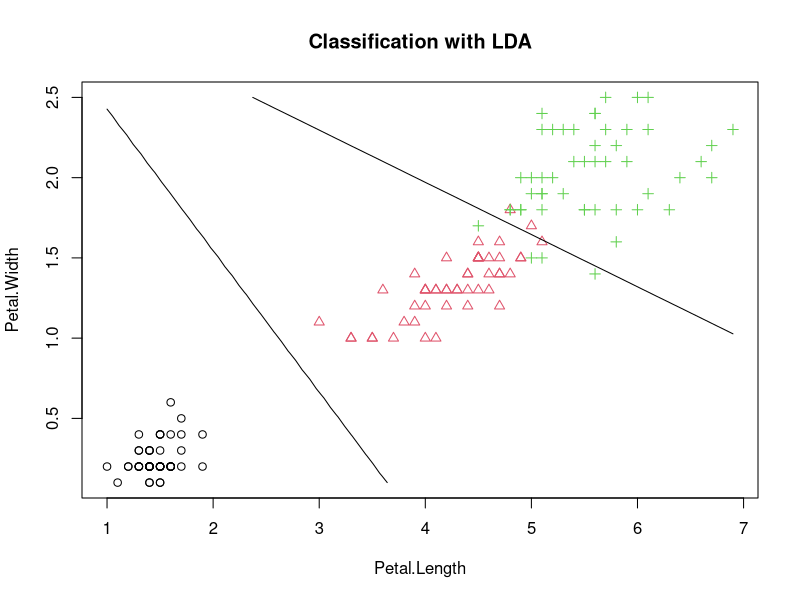
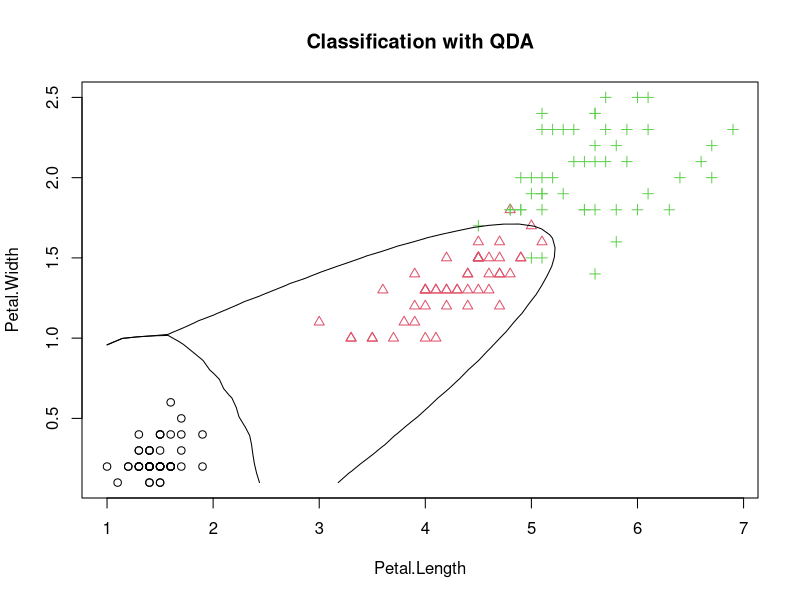
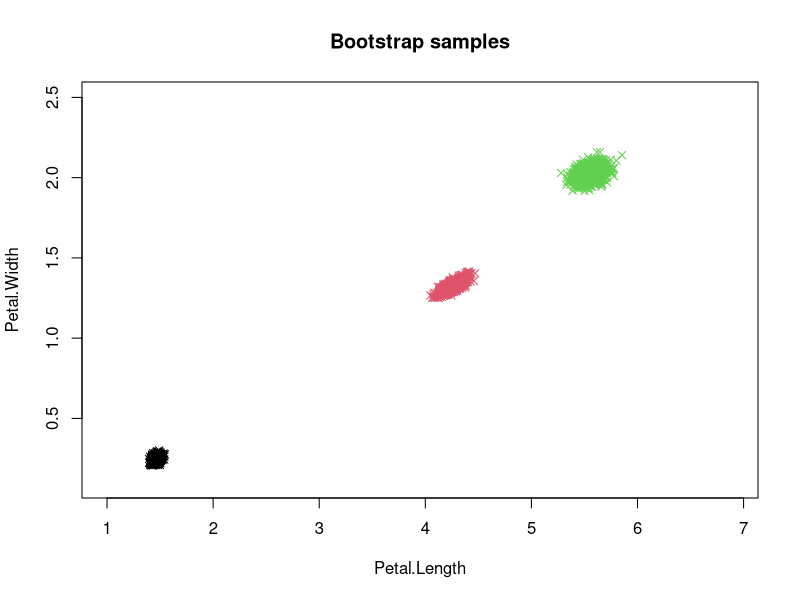
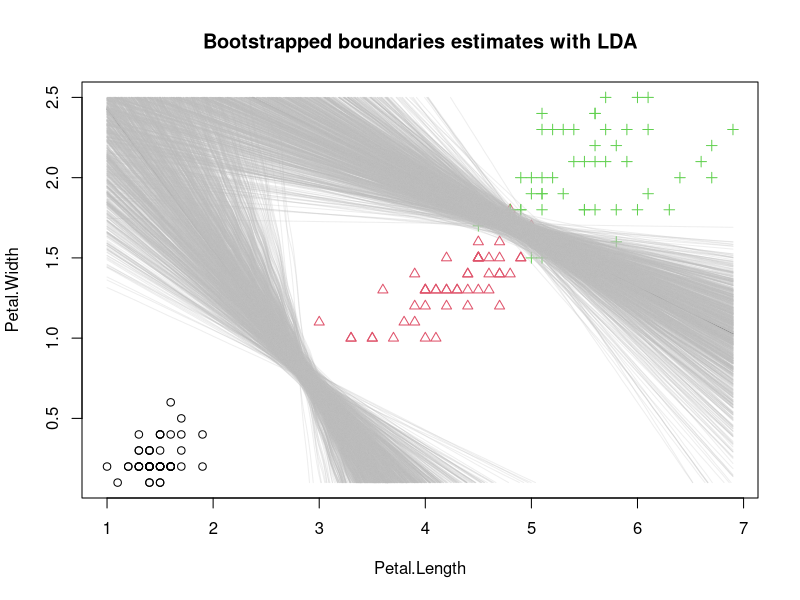
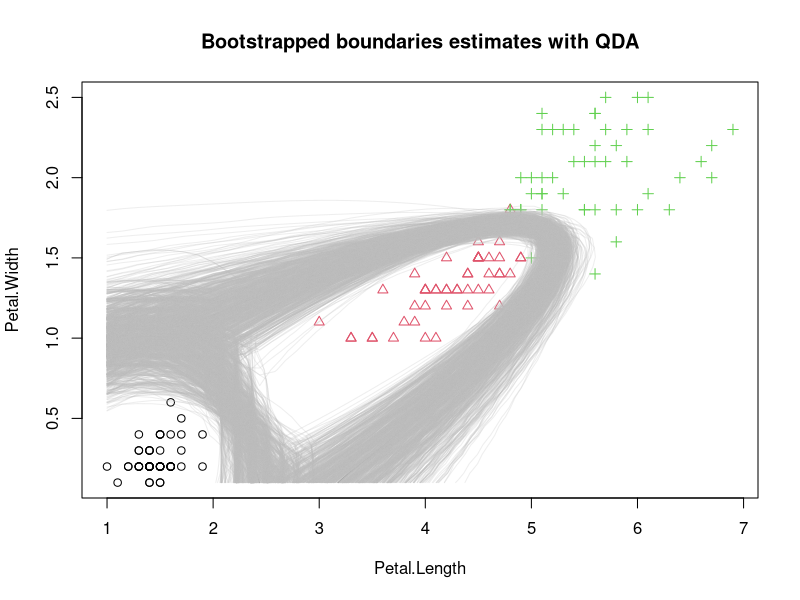
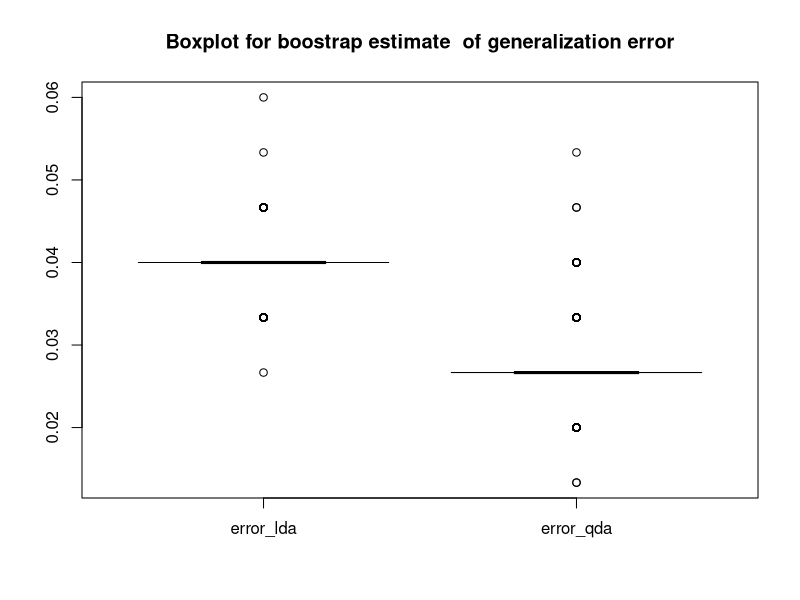
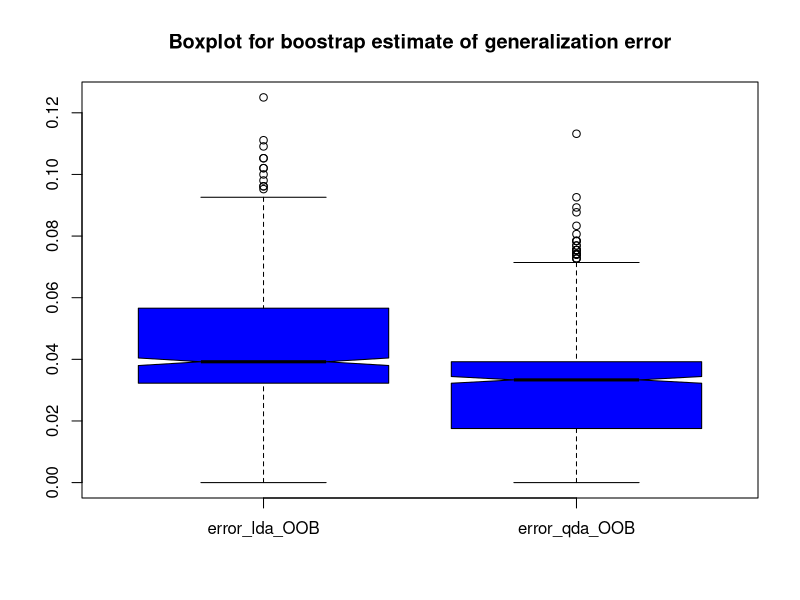

These figures' R source, in order:
### Code skeleton for Series 7, task 2

## Read in dataset, set seed, load package
Iris <- iris[,c("Petal.Length", "Petal.Width", "Species")]
grIris <- as.integer(Iris[, "Species"])
set.seed(16)
library(MASS)

## Read n
n <- nrow(Iris)

## Utility function for plotting boundaries
predplot <- function(object, x, gr = grIris, main = "", lines.only = FALSE,
                     len = 42, colcont = "black", ...)
{
  ##  gr : the true grouping/class vector
  stopifnot(length(gr) == nrow(x))
  xp <- seq(min(x[, 1]), max(x[, 1]), length = len)
  yp <- seq(min(x[, 2]), max(x[, 2]), length = len)
  grid <- expand.grid(xp, yp)
  colnames(grid) <- colnames(x)[-3]
  Z <- predict(object, grid, ...)
  zp <- as.numeric(Z$class)
  zp <- Z$post[, 3] - pmax(Z$post[, 2], Z$post[, 1])
  if(!lines.only)
    plot(x[,1], x[,2], col = gr, pch = gr,
         main = main, xlab = colnames(x)[1], ylab = colnames(x)[2])
  contour(xp, yp, matrix(zp, len),
          add = TRUE, levels = 0, drawlabels = FALSE, col = colcont)
  zp <- Z$post[, 1] - pmax(Z$post[, 2], Z$post[, 3])
  contour(xp, yp, matrix(zp, len),
          add = TRUE, levels = 0, drawlabels = FALSE, col = colcont)
}

## Bootstrap size
B <- 1000

###################################################
### TASK a)
###################################################

## Use function lda to fit data
class_lda <- lda(x = Iris[, c("Petal.Length","Petal.Width")], grouping = grIris)

## Use function predplot to plot the boundaries
predplot(class_lda, Iris, main = "Classification with LDA")

## Use function qda to fit data
class_qda <- qda(x = Iris[, c("Petal.Length","Petal.Width")], grouping = grIris)

## Use function predplot to plot the boundaries
predplot(class_qda, Iris, main = "Classification with QDA")

###################################################
### TASKS b)
###################################################

## Create a random index matrix with either functions sample or sample.int to generate bootstrap
## Each column corresponds to the n indices of one bootstrap sample
index <- matrix(sample(x = n, size = n*B, replace = TRUE), nrow=n, ncol=B)

## Initialise the list for LDA and QDA fits
fit_lda <- vector("list", B) # 1000 lda fits
fit_qda <- vector("list", B) # 1000 qda fits


## Use both methods on the bootstrap samples
for(i in 1:B) {
  ind <- index[, i]
  fit_lda[[i]] <- lda(Iris[ind, c("Petal.Length","Petal.Width")], grouping=Iris[ind , "Species"])
  fit_qda[[i]] <- qda(Iris[ind, c("Petal.Length","Petal.Width")], grouping=Iris[ind , "Species"])
}

# Initialise the mu_hat bootstrap estimates for LDA
# B cols and 2 rows: Petal.Length and Petal.Width
# 3 mu_hat for the 3 classes
mu_hat_1 <- mu_hat_2 <- mu_hat_3 <- matrix(0, ncol = B,nrow = 2)

## Determine the mu_hat bootstrap estimates
for(i in 1:B){
  mu_hat_all <- fit_lda[[i]]$means
  mu_hat_1[, i] <- mu_hat_all[1,] # 2 means for class 1 of the Petal.Length and Petal.Width predictors
  mu_hat_2[, i] <- mu_hat_all[2,] # 2 means for class 2 of the Petal.Length and Petal.Width predictors
  mu_hat_3[, i] <- mu_hat_all[3,] # 2 means for class 3 of the Petal.Length and Petal.Width predictors
}

## Plot the bootstrapped estimators
## define a suitable plotting range
xmin <- min(Iris[, "Petal.Length"])
xmax <- max(Iris[, "Petal.Length"])
ymin <- min(Iris[, "Petal.Width"])
ymax <- max(Iris[, "Petal.Width"])
## plot the estimated mean of each group
plot(mu_hat_1[1, ], mu_hat_1[2,], xlim = c(xmin, xmax), ylim = c(ymin, ymax),
     xlab = colnames(Iris)[1], ylab = colnames(Iris)[2], pch = 4,
     main = "Bootstrap samples")
points(mu_hat_2[1, ], mu_hat_2[2, ], col = 2, pch = 4)
points(mu_hat_3[1, ], mu_hat_3[2, ], col = 3, pch = 4)


###################################################
### TASK c)
###################################################

## Plot the bootstrapped boundaries estimates with LDA
predplot(class_lda, Iris,
         main = "Bootstrapped boundaries estimates with LDA")
for(i in 1:B){
  fit <- fit_lda[[i]]
  predplot(fit, Iris, lines.only = TRUE, colcont = adjustcolor("gray", 0.25))
}

## Plot the bootstrapped boundaries estimates with QDA
predplot(class_qda, Iris,
         main= "Bootstrapped boundaries estimates with QDA")
for(i in 1:B){
  fit <- fit_qda[[i]]
  predplot(fit, Iris, lines.only = TRUE, colcont = adjustcolor("gray", 0.25))
}

###################################################
### TASK d)
###################################################
# calculate the bootstrap estimate of the generalisation error for both LDA and QDA

## Initialise the error vectors
error_lda <- rep(0, B)
error_qda <- rep(0, B)

for(i in 1:B){
  fit_L <- fit_lda[[i]]
  error_lda[i] <- mean(predict(fit_L, newdata = Iris[, c("Petal.Length", "Petal.Width")])$class != Iris[, "Species"])
  fit_Q <- fit_qda[[i]]
  error_qda[i] <- mean(predict(fit_Q, newdata = Iris[, c("Petal.Length", "Petal.Width")])$class != Iris[, "Species"])
}

## Print the error
cat("Generalized error for LDA:", format(mean(error_lda), digits=4))
cat("Generalized error for QDA:", format(mean(error_qda), digits=4))


## Plot the boxplot of the errors
boxplot(cbind(error_lda, error_qda), notch = TRUE, col = "blue",
        main = "Boxplot for boostrap estimate  of generalization error")

###################################################
### TASK e)
###################################################

# calculate the out-of-bootstrap (OOB) estimate of the generalization error for both methods, using the same loss function
## Initialize the errors
error_lda_OOB <- rep(0, B)
error_qda_OOB <- rep(0, B)

for(i in 1:B){
  ind <- index[,i]
  fit_L <- fit_lda[[i]]
  # predict on everything that hasn't been selected in the bootstrap
  error_lda_OOB[i] <- mean(predict(fit_L, newdata = Iris[-ind, c("Petal.Length", "Petal.Width")])$class !=  Iris[-ind, "Species"])
  fit_Q<- fit_qda[[i]]
  error_qda_OOB[i] <- mean(predict(fit_Q, newdata =  Iris[-ind, c("Petal.Length", "Petal.Width")])$class !=  Iris[-ind, "Species"])
}

## Print the error
cat("Generalized OOB error for LDA:", format(mean(error_lda_OOB), digits=4))
cat("Generalized OOB error for QDA:", format(mean(error_qda_OOB), digits=4))

## Plot the boxplot of the errors
boxplot(cbind(error_lda_OOB, error_qda_OOB), notch = TRUE, col = "blue",
        main = "Boxplot for boostrap estimate of generalization error")
